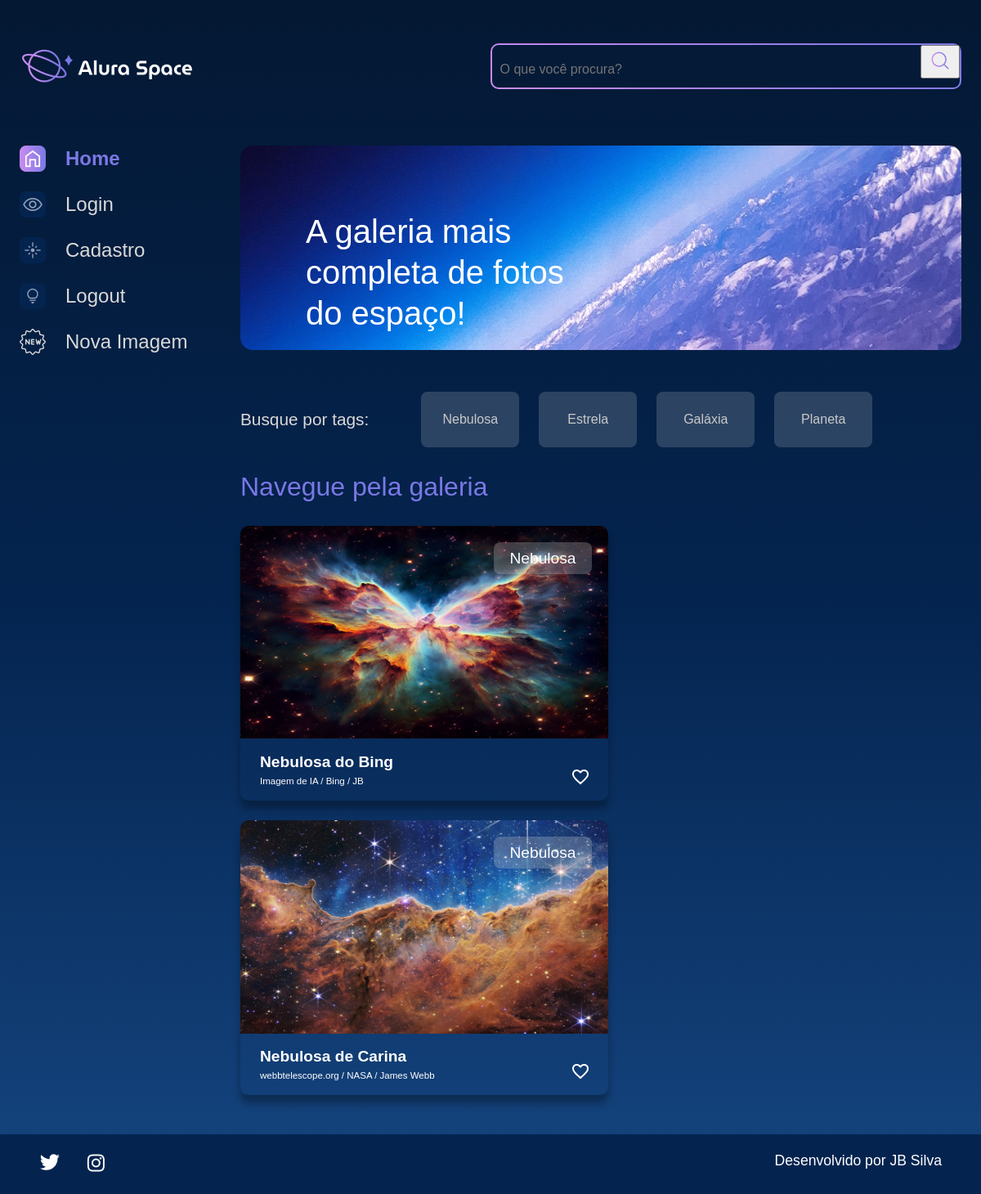
The page /filtro/NEBULOSA (signed in) on the database its author committed.
### apps/galeria/models.py (models this page shows, shortened)
class Fotografia(models.Model):
    OPCOES_CATEGORIA = [
        ("NEBULOSA", "Nebulosa"),
        ("ESTRELA", "Estrela"),
        ("GALÁXIA", "Galáxia"),
        ("PLANETA", "Planeta"),
    ]
    nome = models.CharField(max_length=100, null=False, blank=False)
    legenda = models.CharField(max_length=150, null=False, blank=False)
    categoria = models.CharField(
        choices=OPCOES_CATEGORIA, max_length=100, default="", blank=False
    )
    descricao = models.TextField(null=False, blank=False)
    foto = models.ImageField(upload_to="fotos/%Y/%m/%d/", blank=True)
    publicada = models.BooleanField(default=True)
    data_fotografia = models.DateTimeField(default=datetime.now, blank=False)
    usuario = models.ForeignKey(
        to=User, on_delete=models.SET_NULL, null=True, blank=False, related_name="user"
    )

### apps/galeria/views.py (the view)
# urls.py: path('filtro/<str:categoria>', filtro, name='filtro'),
def filtro(request, categoria):
    if not request.user.is_authenticated:
        messages.info(request, "Usuário não logado")
        return redirect("login")
    fotografias = Fotografia.objects.order_by("-data_fotografia").filter(publicada=True, categoria=categoria)
    return render(request, "galeria/index.html", {"cards": fotografias})

### templates/galeria/index.html (shortened to what this page needs)
{% extends 'shared/base.html' %}
{% load static %}
{% block content %}
<section class="conteudo">
    <section class="banner">
        <img class="banner__imagem" src="{% static '/assets/imagens/Banner(2).png' %}" alt="banner Alura Space">
        <h1 class="banner__titulo"> A galeria mais completa de fotos do espaço!</h1>
    </section>
    <section class="tags">
        <p class="tags__titulo">Busque por tags:</p>
        <ul class="tags__lista">
            <li class="tags__tag"><a href="{% url 'filtro' 'NEBULOSA'%}" class='btn' style='color:#C9C9C9';>Nebulosa</a></li>
            <li class="tags__tag"><a href="{% url 'filtro' 'ESTRELA'%}" class='btn' style='color:#C9C9C9';>Estrela</a></li>
            <li class="tags__tag"><a href="{% url 'filtro' 'GALÁXIA' %}" class='btn' style='color:#C9C9C9';>Galáxia</a></li>
            <li class="tags__tag"><a href="{% url 'filtro' 'PLANETA'%}" class='btn' style='color:#C9C9C9';>Planeta</a></li>
        </ul>
    </section>
    <section class="galeria">
        <div class="cards">
            <h2 class="cards__titulo">Navegue pela galeria</h2>
            <ul class="cards__lista">
                {% if cards %}
                {% for fotografia in cards %}
                <li class="card">
                    <a href="{% url 'imagem' fotografia.id %}">
                        {% if fotografia.foto == "" or fotografia.foto == null %}
                        <img class="card__imagem" src="{% static '/assets/imagens/galeria/not-found.png'%}" alt="foto">
                        {% else %}
                        <img class="card__imagem" src="{{ fotografia.foto.url }}" alt="foto">
                        {% endif %}
                    </a>
                    <span class="card__tag">{{ fotografia.categoria|lower|capfirst }}</span>
                    <div class="card__info">
                        <p class="card__titulo">{{fotografia.nome}}</p>
                        <div class="card__texto">
                            <p class="card__descricao">{{fotografia.legenda}}</p>
                            <span>
                                <img src="{% static '/assets/ícones/1x/favorite_outline.png' %}" alt="ícone de coração">
                            </span>
                        </div>
                    </div>
                </li>
                {% endfor %}
                {% endif %}
            </ul>
        </div>
    </section>
</section>
</main>
</div>
{% endblock %}

### setup/static/styles/style.css (style rules this page uses)
html, body, div, span, applet, object, iframe, h1, h2, h3, h4, h5, h6, p, blockquote, pre, a, abbr, acronym, address, big, cite, code, del, dfn, em, img, ins, kbd, q, s, samp, small, strike, strong, sub, sup, tt, var, b, u, i, center, dl, dt, dd, ol, ul, li, fieldset, form, label, legend, table, caption, tbody, tfoot, thead, tr, th, td, article, aside, canvas, details, embed, figure, figcaption, footer, header, hgroup, menu, nav, output, ruby, section, summary, time, mark, audio, video { margin: 0; padding: 0; border: 0; font-size: 100%; font: inherit; vertical-align: baseline; }
article, aside, details, figcaption, figure, footer, header, hgroup, menu, nav, section { display: block; }
body { line-height: 1; font-family: 'Space Grotesk', sans-serif; min-height: 100vh; background: linear-gradient(#041833,#04244F,#154580); background-repeat: no-repeat; background-position: center; background-size: cover; }
ol, ul { list-style: none; }
.banner { width: auto; position: relative; margin-bottom: 1.5rem; }
.banner__imagem { width: 100%; }
.banner__titulo { color: #FFFFFF; font-size: 40px; width: 350px; line-height: 50px; position: absolute; top: 80px; left: 80px; }
.cards { width: 100%; }
.cards__titulo { color: #7B78E5; font-size: 2rem; line-height: 3rem; margin-bottom: 1.5rem; }
.cards__lista { display: flex; flex-wrap: wrap; justify-content: space-between; align-content: space-between; }
.card { border-radius: 10px; box-shadow: 0px 10px 10px #00000050; color: #FFFFFF; margin-bottom: 1.5rem; position: relative; width: 450px; }
.card__imagem { width: 450px; border-radius: 10px 10px 0 0; }
.card__tag { background-color: #D9D9D940; border-radius: 8px; border: 2px solid transparent; font-size: 1.2rem; left: 310px; margin-right: 1.5rem; padding: .5rem .5rem; position: absolute; text-align: center; top: 20px; width: 100px; }
.card__info { font-size: 1.2rem; padding: 0 1.5rem 1rem 1.5rem; }
.card__titulo { font-weight: bold; line-height: 1.2rem; margin-top: 0.8em; }
.card__texto { display: flex; justify-content: space-between; flex-wrap: wrap; }
.card__texto img { cursor: pointer; }
.card__descricao { font-size: 0.6em; margin-top: 0.8em; }
.galeria { display: flex; width: 100%; }
.tags { padding: 1.5rem 0; display: flex; align-items: center; color: #D9D9D9; font-size: 1.3rem; }
.tags__titulo { margin-right: 4rem; }
.tags__lista { display: flex; }
.tags__tag { background-color: #D9D9D930; margin-right: 1.5rem; border-radius: 8px; padding: .8rem .5rem; width: 100px; text-align: center; border: 2px solid transparent; }
.btn { --bs-btn-padding-x: 0.75rem; --bs-btn-padding-y: 0.375rem; --bs-btn-font-family: ; --bs-btn-font-size: 1rem; --bs-btn-font-weight: 400; --bs-btn-line-height: 1.5; --bs-btn-color: #212529; --bs-btn-bg: transparent; --bs-btn-border-width: 1px; --bs-btn-border-color: transparent; --bs-btn-border-radius: 0.375rem; --bs-btn-hover-border-color: transparent; --bs-btn-box-shadow: inset 0 1px 0 rgba(255, 255, 255, 0.15),0 1px 1px rgba(0, 0, 0, 0.075); --bs-btn-disabled-opacity: 0.65; --bs-btn-focus-box-shadow: 0 0 0 0.25rem rgba(var(--bs-btn-focus-shadow-rgb), .5); display: inline-block; padding: var(--bs-btn-padding-y) var(--bs-btn-padding-x); font-family: var(--bs-btn-font-family); font-size: var(--bs-btn-font-size); font-weight: var(--bs-btn-font-weight); line-height: var(--bs-btn-line-height); color: var(--bs-btn-color); text-align: center; text-decoration: none; vertical-align: middle; cursor: pointer; -webkit-user-select: none; -moz-user-select: none; user-select: none; border: var(--bs-btn-border-width) solid var(--bs-btn-border-color); border-radius: var(--bs-btn-border-radius); background-color: var(--bs-btn-bg); transition: color .15s ease-in-out,background-color .15s ease-in-out,border-color .15s ease-in-out,box-shadow .15s ease-in-out; }

### rows shown on the page
Fotografia: foto (picture), categoria "Nebulosa", nome "Nebulosa do Bing", legenda "Imagem de IA / Bing / JB"
Fotografia: foto (picture), categoria "Nebulosa", nome "Nebulosa de Carina", legenda "webbtelescope.org / NASA / James Webb"
